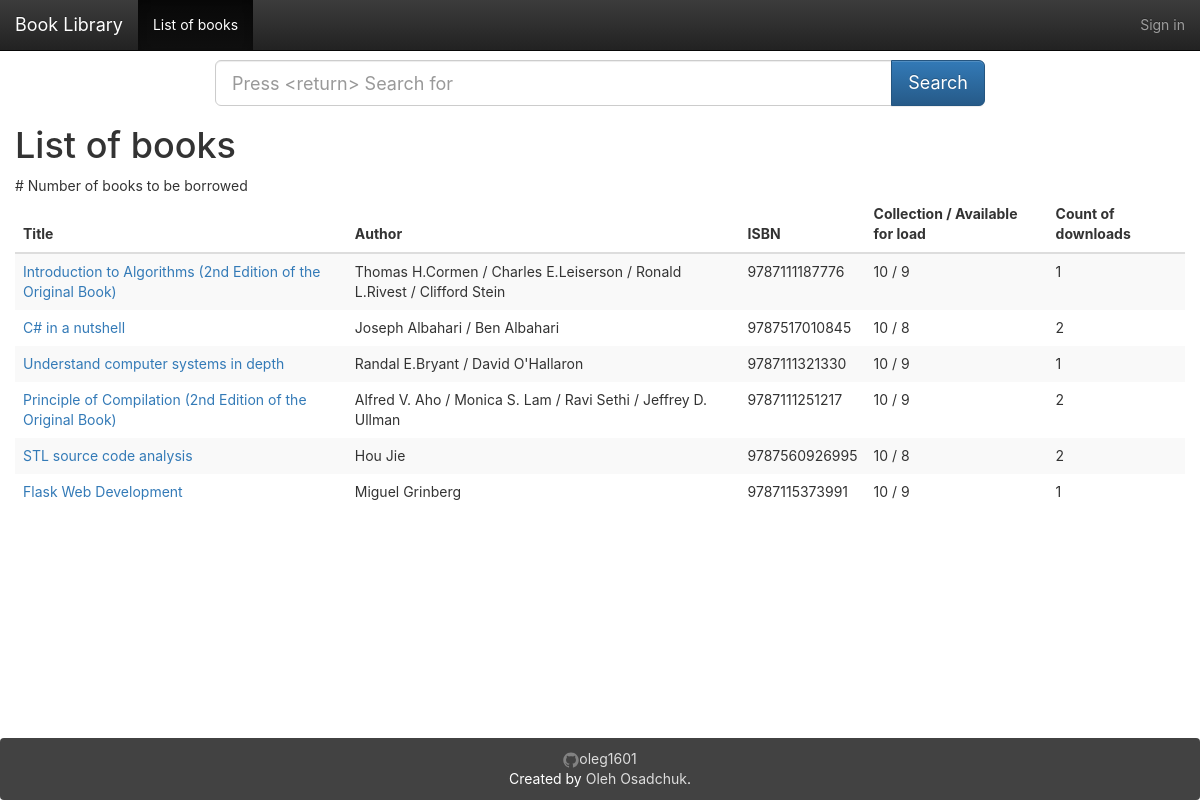
The page /books/ on the database its author committed.
### app/models.py (models this page shows, shortened)
class Book(db.Model):
    __tablename__ = 'books'
    id = db.Column(db.Integer, primary_key=True)
    isbn = db.Column(db.String(16), unique=True)
    title = db.Column(db.String(128))
    origin_title = db.Column(db.String(128))
    subtitle = db.Column(db.String(128))
    author = db.Column(db.String(128))
    translator = db.Column(db.String(64))
    publisher = db.Column(db.String(64))
    image = db.Column(db.String(128))
    pubdate = db.Column(db.String(32))
    pages = db.Column(db.Integer)
    price = db.Column(db.String(16))
    binding = db.Column(db.String(16))
    numbers = db.Column(db.Integer, default=10)
    summary = db.deferred(db.Column(db.Text, default=""))
    summary_html = db.deferred(db.Column(db.Text))
    catalog = db.deferred(db.Column(db.Text, default=""))
    catalog_html = db.deferred(db.Column(db.Text))
    hidden = db.Column(db.Boolean, default=0)
    logs = db.relationship('Log',
                           backref=db.backref('book', lazy='joined'),
                           lazy='dynamic',
                           cascade='all, delete-orphan')
    comments = db.relationship('Comment', backref='book',
                               lazy='dynamic',
                               cascade='all, delete-orphan')
    @property
    def tags_string(self):
        return ",".join([tag.name for tag in self.tags.all()])
    def can_borrow_number(self):
        return self.numbers - Log.query.filter_by(book_id=self.id, returned=0).count()

### app/main/book/views.py (the view)
@book.route('/')
def index():
    search_word = request.args.get('search', None)
    search_form = SearchForm()
    page = request.args.get('page', 1, type=int)
    the_books = Book.query
    if not current_user.can(Permission.UPDATE_BOOK_INFORMATION):
        the_books = Book.query.filter_by(hidden=0)
    if search_word:
        search_word = search_word.strip()
        the_books = the_books.filter(db.or_(
            Book.title.ilike(u"%%%s%%" % search_word), Book.author.ilike(u"%%%s%%" % search_word), Book.isbn.ilike(
                u"%%%s%%" % search_word), Book.tags.any(Tag.name.ilike(u"%%%s%%" % search_word)), Book.subtitle.ilike(
                u"%%%s%%" % search_word))).outerjoin(Log).group_by(Book.id).order_by(db.func.count(Log.id).desc())
        search_form.search.data = search_word
    else:
        the_books = Book.query.order_by(Book.id.desc())
    pagination = the_books.paginate(page, per_page=8)
    result_books = pagination.items
    return render_template("book.html", books=result_books, pagination=pagination, search_form=search_form,
                           title=u"List of books")

### app/main/book/forms.py
class SearchForm(FlaskForm):
    search = StringField(validators=[DataRequired()])
    submit = SubmitField(u"Search for")

### app/main/index/views.py (called while the page is built)
@main.app_context_processor
def inject_permissions():
    return dict(Permission=Permission)

### app/models.py (called while the page is built)
    def can(self, permissions):
        return False

### app/main/book/templates/book.html (shortened to what this page needs)
{% extends "base.html" %}
{% from "bootstrap/pagination.html" import render_pagination %}
{% import "bootstrap/wtf.html" as wtf %}
{% block mycontent %}
    <div class="row">
        <div class="col-sm-8 col-sm-offset-2">
            <form class="form form-horizontal" method="get">
                <div class="input-group  input-group-lg">
                    {{ search_form.search(placeholder="Press <return> Search for",class_="form-control") }}
                <span class="input-group-btn">
                    <input class="btn btn-primary" id="submit" name="submit" type="submit" value="Search">
                </span>
                </div>
            </form>
        </div>
    </div>
    <h1>{{ title }}</h1>
    <table class="table table-striped table-hover">
        <thead>
        <tr>
            <th>Title</th>
            <th class="hidden-xs">Author</th>
            <th class="hidden-xs">ISBN</th>
            <th class="hidden-xs">Collection / Available for load</th>
            <th class="hidden-xs">Count of downloads </th> # Number of books to be borrowed
        </tr>
        </thead>
        <tbody>
        {%- for book in books -%}
            <tr class="{% if book.hidden %}danger{% endif %} animated fadeIn delay-{{ loop.index0 }}">
                <td><a href="{{ url_for('book.detail',book_id=book.id) }}">{{ book.title }}</a>
                </td>
                <td class="hidden-xs">{{ book.author }}</td>
                <td class="hidden-xs">{{ book.isbn }}</td>
                <td class="hidden-xs">{{ book.numbers }} / {{ book.can_borrow_number() }}</td>
                <td class="hidden-xs">{{ book.logs.count() }}</td>
            </tr>
        {%- endfor -%}
        </tbody>
    </table>
{%- endblock -%}

### app/static/css/main.css (style rules this page uses)
html, body { height: 100%; width: 100%; margin: 0; padding: 0; }
.Site { display: -webkit-box; display: -moz-box; display: -ms-flexbox; display: -webkit-flex; display: flex; flex-direction: column; }
html, body, main { font-family: -apple-system, "Helvetica Neue", Helvetica, Arial, sans-serif; }
.animated { -webkit-animation-fill-mode: both; -moz-animation-fill-mode: both; -ms-animation-fill-mode: both; -o-animation-fill-mode: both; animation-fill-mode: both; -webkit-animation-duration: 1s; -moz-animation-duration: 1s; -ms-animation-duration: 1s; -o-animation-duration: 1s; animation-duration: 1s; }
.delay-0 { -webkit-animation-delay: .05s; -moz-animation-delay: .05s; -o-animation-delay: .05s; animation-delay: .05s; }
.delay-1 { -webkit-animation-delay: .10s; -moz-animation-delay: .10s; -o-animation-delay: .10s; animation-delay: .10s; }
.delay-2 { -webkit-animation-delay: .15s; -moz-animation-delay: .15s; -o-animation-delay: .15s; animation-delay: .15s; }
.delay-3 { -webkit-animation-delay: .20s; -moz-animation-delay: .20s; -o-animation-delay: .20s; animation-delay: .20s; }
.delay-4 { -webkit-animation-delay: .25s; -moz-animation-delay: .25s; -o-animation-delay: .25s; animation-delay: .25s; }
.delay-5 { -webkit-animation-delay: .30s; -moz-animation-delay: .30s; -o-animation-delay: .30s; animation-delay: .30s; }
.fadeIn { -webkit-animation-name: fadeIn; -moz-animation-name: fadeIn; -o-animation-name: fadeIn; animation-name: fadeIn; }
.table.table-striped { border: none; }
.table.table-striped td { border: none; }

### rows shown on the page
Book: title "Introduction to Algorithms (2nd Edition of the Original Book)", author "Thomas H.Cormen / Charles E.Leiserson / Ronald L.Rivest / Clifford Stein", isbn "9787111187776", numbers "10", can_borrow_number "9", logs.count "1"
Book: title "C# in a nutshell", author "Joseph Albahari / Ben Albahari", isbn "9787517010845", numbers "10", can_borrow_number "8", logs.count "2"
Book: title "Understand computer systems in depth", author "Randal E.Bryant / David O'Hallaron", isbn "9787111321330", numbers "10", can_borrow_number "9", logs.count "1"
Book: title "Principle of Compilation (2nd Edition of the Original Book)", author "Alfred V. Aho / Monica S. Lam / Ravi Sethi / Jeffrey D. Ullman", isbn "9787111251217", numbers "10", can_borrow_number "9", logs.count "2"
Book: title "STL source code analysis", author "Hou Jie", isbn "9787560926995", numbers "10", can_borrow_number "8", logs.count "2"
Book: title "Flask Web Development", author "Miguel Grinberg", isbn "9787115373991", numbers "10", can_borrow_number "9", logs.count "1"

### other values the page prints
{{ title }} "List of books"
